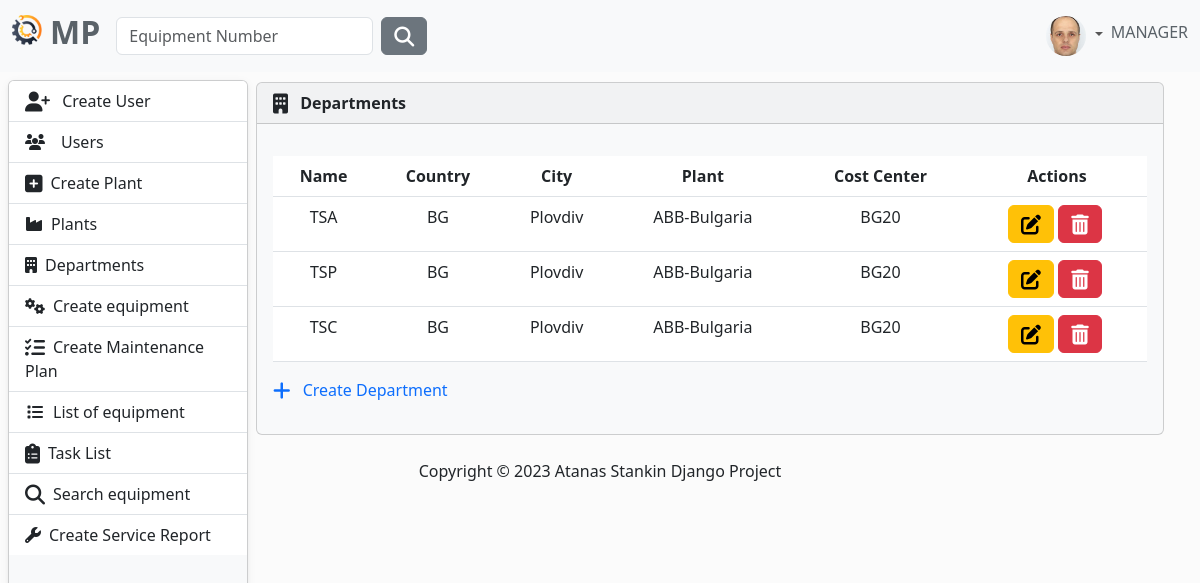
Page /plant/department-list/ (signed in) on the earlier database version.
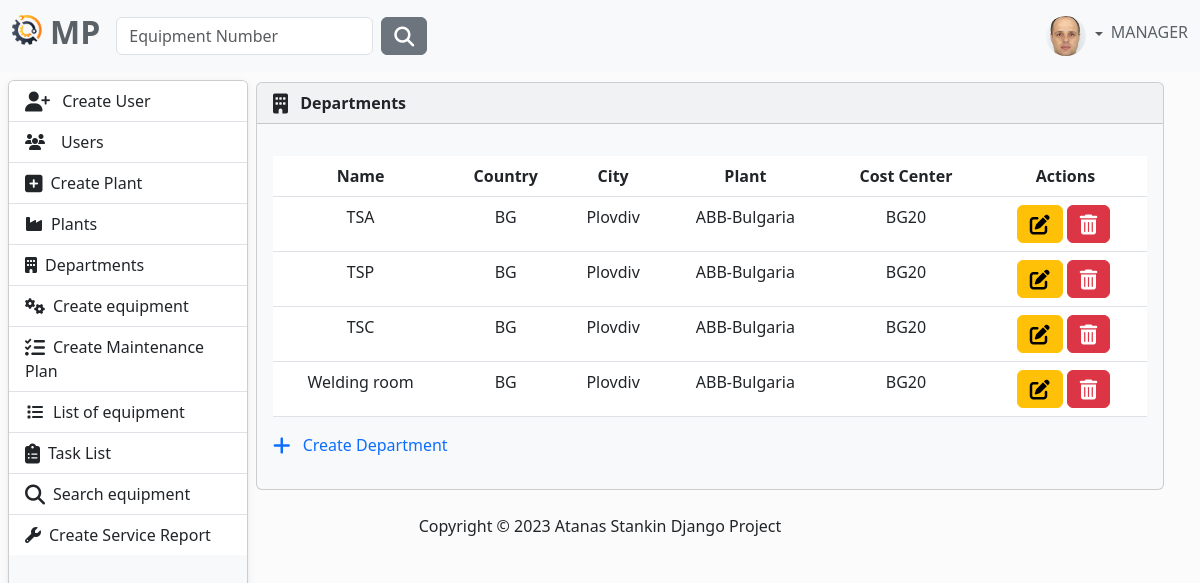
Same page on the later database version.
### MaintenancePlanner/plant/models.py (models this page shows, shortened)
class Department(models.Model):
    name = models.CharField(
        max_length=30,
    )
    plant = models.ForeignKey(
        to=Plant,
        on_delete=models.CASCADE,
    )

class Plant(models.Model):
    name = models.CharField(
        max_length=30,
    )
    country = models.CharField(
        max_length=30,
    )
    city = models.CharField(
        max_length=30,
    )
    address = models.CharField(
        max_length=50,
    )
    cost_center = models.CharField(
        max_length=10,
        verbose_name='Cost Center'
    )
    def __str__(self):
        return f'{self.cost_center}'

### MaintenancePlanner/plant/views.py (the view)
# urls.py: path('department-list/', DepartmentListVie.as_view(), name='department-list'),
class DepartmentListVie(LoginRequiredMixin, AllowedUsersMixin, ListView):
    allowed_roles = ['MANAGER', 'SUPERVISOR']
    template_name = 'department/department-list.html'
    model = Department
    context_object_name = 'departments'

### MaintenancePlanner/accounts/mixins.py (called while the page is built)
    def dispatch(self, request, *args, **kwargs):
        if request.user.role in self.allowed_roles:
            return super().dispatch(request, *args, **kwargs)
        else:
            return redirect('home-page')

### MaintenancePlanner/plant/templates/department/department-list.html (shortened to what this page needs)
{% extends "base.html" %}
{% load plant_tags %}
{% block content %}
    <div class="card bg-light ms-1 me-4 mb-4 mt-0">
        <div class="card-header">
            <i class="fa-solid fa-building fa-lg me-2"></i>
            <strong>Departments</strong>
        </div>
        <div class="card-body">
            <p class="card-text">
                {% if departments %}
                    <div class="table-responsive">
                    <table class="table table-hover">
                        <thead class="text-center">
                        <tr>
                            <th scope="col">Name</th>
                            <th scope="col">Country</th>
                            <th scope="col">City</th>
                            <th scope="col">Plant</th>
                            <th scope="col">Cost Center</th>
                            <th scope="col">Actions</th>
                        </tr>
                        </thead>
                        <tbody class="text-center">
                        {% for department in  departments %}
                            <tr>
                                <td>
                                    {{ department.name }}
                                </td>
                                <td>
                                    {{ department.plant.country }}
                                </td>
                                <td>
                                    {{ department.plant.city }}
                                </td>
                                <td>
                                    {{ department.plant.name }}
                                </td>
                                <td>
                                    {{ department.plant.cost_center }}
                                </td>
                                <td>
                                    <a class="btn btn-warning" href="{% url 'update-department' department.id %}">
                                        <i class="fa-solid fa-pen-to-square fa-lg"></i>
                                    </a>
                                    <button type="button" class="btn btn-danger me-1"
                                            href="{% url 'delete-department' department.id %}"
                                            data-bs-toggle="modal"
                                            data-bs-target="#myModal2{{ department.id }}">
                                        <i class="fa-solid fa-trash-can fa-lg"></i>
                                    </button>
                                </td>
                            </tr>
                        {% endfor %}
                        </tbody>
                    </table>
                {% else %}
                    <div class="row justify-content-center">
                        <div class="col-md-6 text-center">
                            <h5 class="alert alert-primary ms-4 me-4">There is no departments in the record </h5>
                        </div>
                    </div>
                {% endif %}
                {% if request.user.role == 'MANAGER' or request.user.role == 'SUPERVISOR' %}
                    <a class="link-primary text-decoration-none" href="{% url 'create-department' %}">
                        <i class="fa-solid fa-plus fa-lg me-2"></i>
                        Create Department
                    </a>
                {% endif %}
                </div>
            </p>
        </div>
    </div>
{% endblock %}

Differences in the rows shown:
added Department: name "Welding room", plant.country "BG", plant.city "Plovdiv", plant.name "ABB-Bulgaria", plant.cost_center "BG20"
